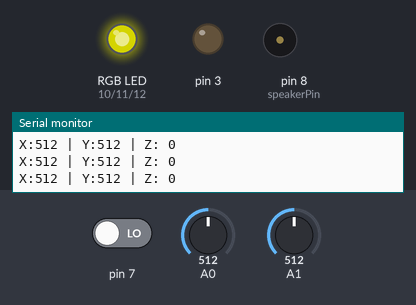
Bench run of a sketch on a simulated Arduino Uno, built with avr-gcc and run on an emulated ATmega328P. On the bench: an RGB LED mixed from three pins (HIGH = lit), output pins drawn as LEDs (lit = HIGH), buzzer (waves = sounding, pin HIGH), the last lines printed to the serial monitor. The inputs (shaded band) are chosen by the test bench; at power-on: A0 = 512, A1 = 512, pin 7 LOW. Dim RGB values are drawn brighter than linear.

Above: at 1.2 s.
1.3 s: A0 set to 107
At 2.4 s:
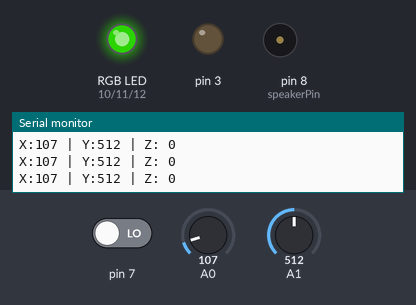
2.8 s: A0 set to 90
At 3.9 s:
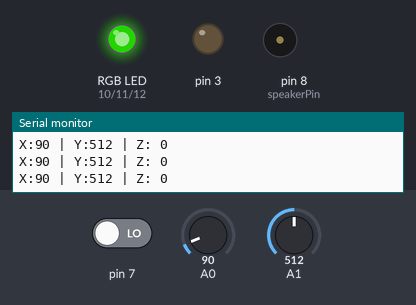
5.8 s: A1 set to 109
At 7.0 s:
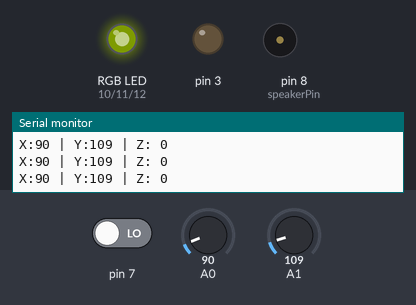
7.3 s: A1 set to 93
At 8.4 s:
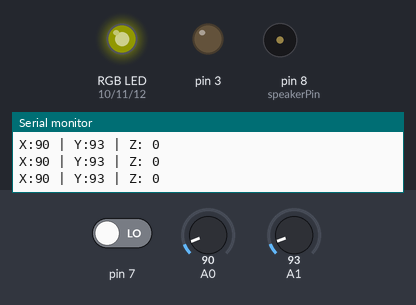
10.3 s: A1 set to 1023
At 10.6 s:
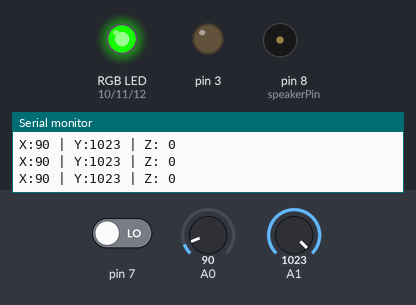
11.8 s: A0 set to 306
At 12.1 s:
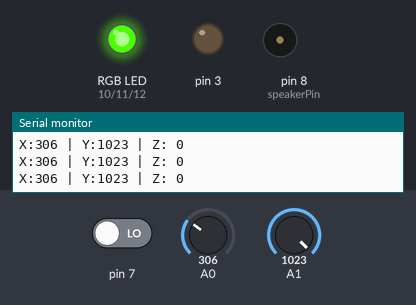
Timing chart, 0 to 14.3 s (numbered marks = the images above; inputs shaded):
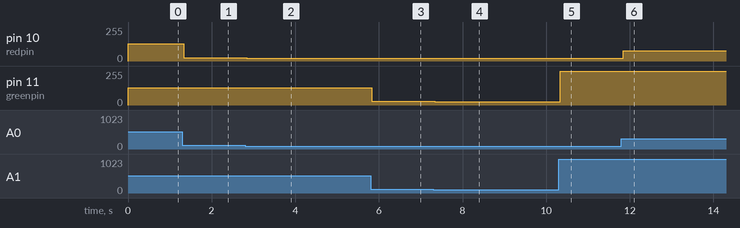

Measured:
- after the input at 1.3 s, pin 10 (redpin): 128/255 → 26/255 at once
- after the input at 2.8 s, pin 10 (redpin): 26/255 → 22/255 at once
- after the input at 5.8 s, pin 11 (greenpin): 128/255 → 27/255 at once
- after the input at 7.3 s, pin 11 (greenpin): 27/255 → 23/255 at once
- after the input at 10.3 s, pin 11 (greenpin): 23/255 → 255/255 at once
- after the input at 11.8 s, pin 10 (redpin): 22/255 → 76/255 at once

The sketch:

Joystick.ino
```cpp
int sensorPin = 5;
int value = 0;
int redpin = 10;
int greenpin = 11;
int bluepin = 12;
int x = 0;
int y = 0;
int speakerPin = 8;

void setup()
{
  pinMode (redpin, OUTPUT);
  pinMode (greenpin, OUTPUT);
  pinMode(3, OUTPUT);
  Serial.begin(9600);
  pinMode (speakerPin, OUTPUT);
}

void loop()
{
  value = analogRead(0);
  x = value;
  Serial.print("X:");
  Serial.print(value, DEC);
  value = analogRead(1);
  y = value;
  Serial.print(" | Y:");
  Serial.print(value, DEC);
  value = digitalRead(7);
  Serial.print(" | Z: ");
  Serial.println(value, DEC);


  analogWrite(redpin, x/4);
  analogWrite(greenpin, y/4);
  analogWrite(bluepin, (y + x)/12);

  /*if(x > y)
  {
    if(x > 500)
    {
      analogWrite(redpin, 255);
      analogWrite(greenpin, 0);
      analogWrite(bluepin, 0);
    }
    else
    {
      analogWrite(bluepin, 255);
      analogWrite(redpin, 0);
      analogWrite(greenpin, 0);
    }
  }
  else
  {
    if(y > 500)
    {
      analogWrite(greenpin, 255);
      analogWrite(redpin, 0);
      analogWrite(bluepin, 0);
    }
        else
    {
      analogWrite(bluepin, 255);
      analogWrite(redpin, 0);
      analogWrite(greenpin, 0);
    }
  }*/
}
```
